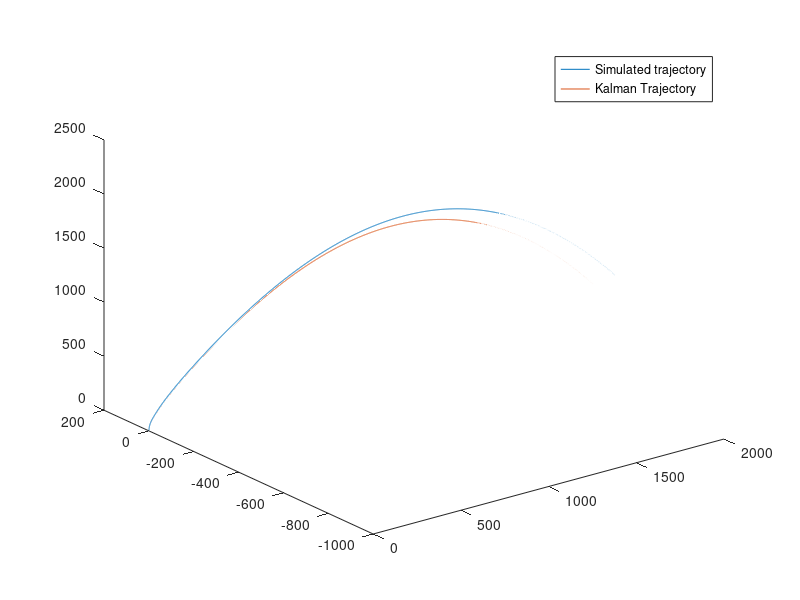

Write MATLAB code to recreate this figure. (Note: this script raises an error after producing the figure.)
%% Post process MATLAB script for navigation code
clc,close all,clear all
%%read data
state_data = csvread('state_data.csv');
kalman_state_data = csvread('kalman_state_data.csv');

kalman_covariance_diagonal_data = csvread('kalman_covariance_diagonal.csv');


%% plot trajectory
title("Simulation trajectory visualisation")

plot3(state_data(:,2),state_data(:,3),state_data(:,4))
hold on
plot3(kalman_state_data(:,2),kalman_state_data(:,3),kalman_state_data(:,4))
legend("Simulated trajectory","Kalman Trajectory")

%% error plots
% time vectir
tt_kal = kalman_state_data(:,1);

% interpolate messages in a common time vector
interp_state_x = interp1(state_data(:,1),state_data(:,2),tt_kal);
interp_state_y = interp1(state_data(:,1),state_data(:,3),tt_kal);
interp_state_z = interp1(state_data(:,1),state_data(:,4),tt_kal);

interp_state_vel_x = interp1(state_data(:,1),state_data(:,5),tt_kal);
interp_state_vel_y = interp1(state_data(:,1),state_data(:,6),tt_kal);
interp_state_vel_z = interp1(state_data(:,1),state_data(:,7),tt_kal);


% calculate errors
err_x = kalman_state_data(:,2)-interp_state_x;
err_y = kalman_state_data(:,3)-interp_state_y;
err_z = kalman_state_data(:,4)-interp_state_z;

err_vel_x = kalman_state_data(:,5)-interp_state_vel_x;
err_vel_y = kalman_state_data(:,6)-interp_state_vel_y;
err_vel_z = kalman_state_data(:,7)-interp_state_vel_z;


% plot data
figure
tiledlayout(3,3)

nexttile
hold on
plot(tt_kal,err_x);
plot(tt_kal,err_y);
plot(tt_kal,err_z);
legend("Error in x axis","error in y axis","error in z axis")
title("Kalman error in position")
xlabel("time [s]")
ylabel("error [m]")

nexttile
hold on
plot(tt_kal,err_vel_x);
plot(tt_kal,err_vel_y);
plot(tt_kal,err_vel_z);
legend("Error in x axis","error in y axis","error in z axis")
title("Kalman error in velocity (Inertial frame)")
xlabel("time [s]")
ylabel("error [m/s]")

nexttile
hold on
plot(tt_kal,1.96*sqrt(kalman_covariance_diagonal_data(:,2)));
plot(tt_kal,1.96*sqrt(kalman_covariance_diagonal_data(:,3)));
plot(tt_kal,1.96*sqrt(kalman_covariance_diagonal_data(:,4)));
legend("error bounds in x axis","error bounds in y axis","error bounds in z axis")
title("Error bounds 95% confidance ")
xlabel("time [s]")
ylabel(" \pm error bounds 95% confidance [m]")



